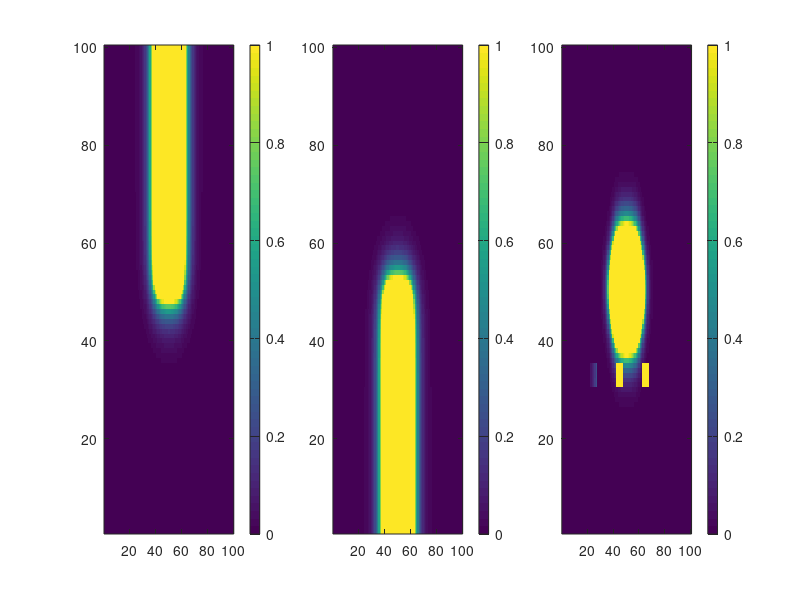

MATLAB code to generate this figure:
Xmax=100;Tmax=500;
B=zeros(Xmax,Xmax,Tmax);W=B;D=B;R=zeros(Xmax,Xmax);
dt=0.1;d=1;k=0.1;a=1;
cb=zeros(Xmax,Xmax);cb(51:100,41:60)=0.5;
cw=zeros(Xmax,Xmax);cw(1:50,41:60)=0.5;
clone=ones(5,5);%clone=[0 1 1 1 0; 1 1 1 1 1; 1 1 1 1 1; 1 1 1 1 1; 0 1 1 1 0];
R(31:35,3:7)=clone;R(31:35,23:27)=clone;
R(31:35,43:47)=clone;R(31:35,63:67)=clone;
for T=1:Tmax
    B(:,:,T+1)=dt*(4*d*del2(B(:,:,T))-k*B(:,:,T)+cb)+B(:,:,T);
    W(:,:,T+1)=dt*(4*d*del2(W(:,:,T))-k*W(:,:,T)+cw)+W(:,:,T);
    D(:,:,T+1)=dt*(a*(B(:,:,T)+R).*W(:,:,T)-k*D(:,:,T))+D(:,:,T);
end
figure('Position',[0 400 1000 250]);
for T=1:20:Tmax
    subplot(1,3,1);imagesc(B(:,:,T),[0 1]);set(gca,'YDir','normal');colorbar;
    subplot(1,3,2);imagesc(W(:,:,T),[0 1]);set(gca,'YDir','normal');colorbar;
    subplot(1,3,3);imagesc(D(:,:,T),[0 1]);set(gca,'YDir','normal');colorbar;
    pause(0.001);
end